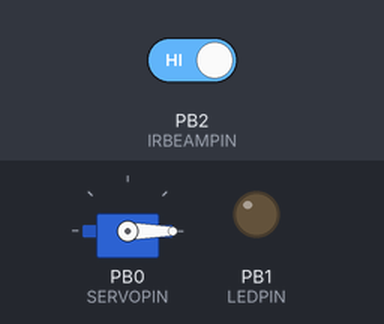
The sketch below on a simulated ATtiny85, built with avr-gcc and run on an emulated ATtiny85. On the bench: servo, output pins drawn as LEDs (lit = HIGH). The inputs (shaded band) are chosen by the test bench; at power-on: PB2 (IRBEAMPIN) HIGH.

Above: at 1.2 s.
1.3 s: PB2 (IRBEAMPIN) driven LOW
At 1.9 s:
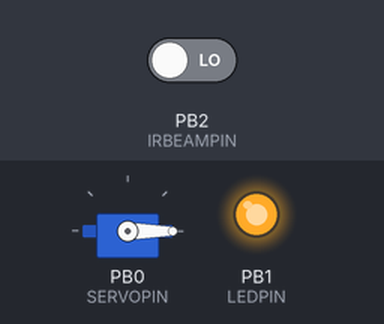
2.8 s: PB2 (IRBEAMPIN) driven HIGH
At 3.1 s:
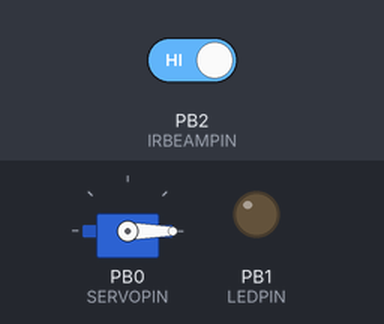
Timing chart, 0 to 5.8 s (numbered marks = the images above; inputs shaded):
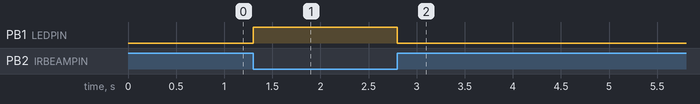

The sketch:

2024-02-06_Car_Code.ino
```cpp
#include <Adafruit_SoftServo.h> // reference the SoftServo library

// declare variables

volatile uint8_t counter = 0; // global variable used in  SIGNAL(TIMER0_COMPA_vect)  function

unsigned long StartGateTime = 0;
unsigned long StagedTime = 0;
unsigned long RaceStartTime = 0;

Adafruit_SoftServo esc;            	// ESC = Electronic Speed Controller

#define SERVOPIN  0                	// Servo control output pin
#define LEDPIN    1                	// LED output pin
#define IRBEAMPIN 2                	// IR beam input pin

#define OFFSPEED    0              	// Lowest ESC speed (range 0-180)
#define STAGEDSPEED 18             	// ESC speed when staged before race start
#define RACINGSPEED 180            	// Maximum ESC speed when race start detected

#define MIN_STARTGATE_DURATION 5000	// 5 seconds in milliseconds
#define MIN_STAGED_DURATION    5000 // 5 seconds in milliseconds
#define MAX_RACE_DURATION      2000	// 2 seconds in milliseconds

// declare enumeration: a distinct datatype whose value is restricted to a range of explicitly named constants

enum raceState {
  STANDBYMODE,    // booted and ready to load into starting gate            	- motor off, light off
  STARTGATEMODE,  // in the start gate with motor off (min 5 seconds here)  	- motor off, light on
  STAGEDMODE,     // motor spun up to 10% and waiting 5 seconds             	- motor  10%, light off
  NOTURNBACKMODE, // motor spun up to 10% and ready to enter racing mode    	- motor  10%, light on
  RACINGMODE,     // motor at 100% speed                                    	- motor 100%, light off
  DONEMODE        // Do not allow motor to turn back on after race				- motor off, light on
};

raceState currentState = STANDBYMODE; //declare currentState variable of datatype raceState

void setup() {

  // --- ESC (Electronic Speed Controller) ---
		pinMode(SERVOPIN, OUTPUT);  		// Set up ESC control pin as an output
		esc.attach(SERVOPIN);       		// Attach the pin to the software servo library
  // --- LED (Light Emiting Diode) ---
		pinMode(LEDPIN, OUTPUT);  	  		// Set Trinket pin 1 as an output for LED
  // --- IR BEAM (Infrared beam) ---
		pinMode(IRBEAMPIN, INPUT);     		// Set up IR beam pin as input
		digitalWrite(IRBEAMPIN, HIGH); 		// Enable then internal pull up resistor
  // --- Interupt Registers	---
		OCR0A = 0xAF;			// Set up a 2ms interrupt
		TIMSK |= _BV(OCIE0A);

} // END OF  setup() function
// run the loop every 20ms:
// The SIGNAL(TIMER0_COMPA_vect) function is the interrupt that will be called by the microcontroller every 2ms
SIGNAL(TIMER0_COMPA_vect) {
  counter += 2;                             // Add two milliseconds to the elapsed time
  if (counter >= 20) {                      // Has 20ms elapsed?
    counter = 0;                            // Reset the timer
    esc.refresh();                          // Refesh the software based servo control
  }
} // END OF  SIGNAL(TIMER0_COMPA_vect)  function

void loop() {
	  // ------------------------ (START) Set race modes ------------------------

	  // Use the IR beam sensor to determine the current state of the race
	  // millis() : function that returns a count of milliseconds since car was powered on

	  if (digitalRead(IRBEAMPIN) == HIGH) { // START: IR beam is NOT broken
		if (currentState == NOTURNBACKMODE) {  // gate drops while in "no turn back mode"
		  RaceStartTime = millis();            // save racing mode start time
		  currentState = RACINGMODE;           // change to racing mode
		}
		// if car removed before "no turn back mode", reset back to standby
		else if (currentState == STARTGATEMODE || currentState == STAGEDMODE) {
		  currentState = STANDBYMODE;
		  StartGateTime = 0;
		  StagedTime = 0;
		}
		// if in all other modes, ignore while beam not broken
	  } // END: IR beam is NOT broken

	  else { // START: IR beam IS BROKEN

		if (currentState == STANDBYMODE) {	// if first beam break since power on
		  StartGateTime = millis();       	// save start gate time
		  currentState = STARTGATEMODE;   	// change to start gate mode
		}
		if (currentState == STARTGATEMODE) {                         // if in start gate mode
		  if ((millis() - StartGateTime) > MIN_STARTGATE_DURATION) { // check time elapsed
			StagedTime = millis();                                   // save staged mode start time
			currentState = STAGEDMODE;                               // change to staged mode
		  }
		}

		if (currentState == STAGEDMODE) {                     	// if still in staged gate
		  if ((millis() - StagedTime) > MIN_STAGED_DURATION) {	// check time elapsed
			currentState = NOTURNBACKMODE;                    	// change to "no turn back" mode
		  }
		}

	  } // END: IR beam IS BROKEN

	  // ------------------------ (END) Set race modes ------------------------


	  // ------------------------ (START) Set what to do in race modes ------------------------

	  // Turn off the motor after the specified race duration
	  if (currentState == RACINGMODE) {                         // If the car is currently racing
		// Measure the race duration and compare it to maximum race duration
		if ((millis() - RaceStartTime) > MAX_RACE_DURATION) {
		  currentState = DONEMODE;                              // change to done mode (ESC off, LED on)
		}
	  }

	  // dictate what to do in other modes:

	  if (currentState == STANDBYMODE) {
		esc.write(OFFSPEED);          // motor off
		digitalWrite(LEDPIN, LOW);    // LED off
	  }

	  else if (currentState == STARTGATEMODE) {
		esc.write(OFFSPEED);          // motor off
		digitalWrite(LEDPIN, HIGH);   // LED on
	  }

	  else if (currentState == STAGEDMODE) {
		esc.write(STAGEDSPEED);       // motor 10%
		digitalWrite(LEDPIN, LOW);    // LED off
	  }

	  else if (currentState == NOTURNBACKMODE) {
		esc.write(STAGEDSPEED);       // motor 10%
		digitalWrite(LEDPIN, HIGH);   // LED on
	  }

	  else if (currentState == RACINGMODE) {
		esc.write(RACINGSPEED);       // motor 100%
		digitalWrite(LEDPIN, LOW);    // LED off
	  }

	  else { // if anything else, but functionally: if (currentState == DONEMODE)
		esc.write(OFFSPEED);          // motor off
		digitalWrite(LEDPIN, HIGH);    // LED on
	  }

	  // ------------------------ (END) Set what to do in race modes ------------------------

	  delay(1); // delay 1 ms before loop starts again

} // END OF  loop() function
```

Measured:
- after the input at 1.3 s, PB1 (LEDPIN): LOW → HIGH at once
- after the input at 2.8 s, servo on PB0 (SERVOPIN): stays 0° (without the input it goes to 18° after 2.2 s)
